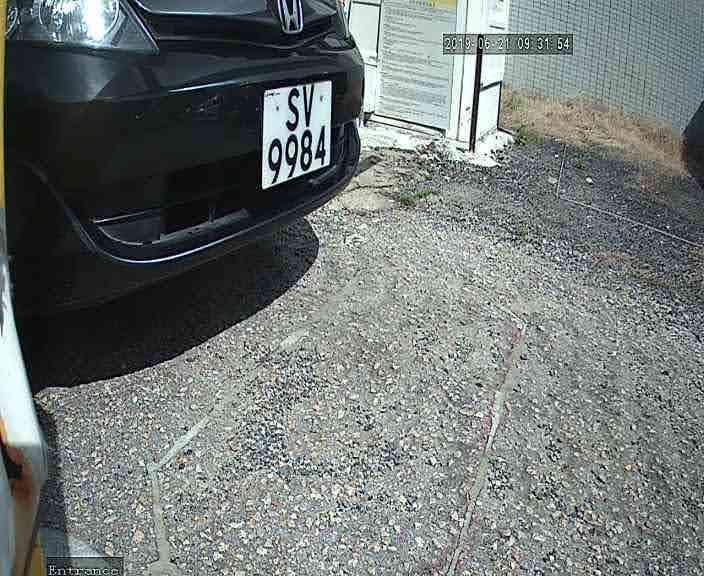
#> input picture data/11_1_i_h__20190621093202_27871908.jpg, 704 x 576 px
$ python -i AddNoise.py   (imports and definitions only)
#> lines starting #> are read from the running program, lines starting #| are printed output that depends on the picture
import numpy as np
# [1 line not run here, left out]
import os
import cv2

def add_snow(image):
	image_HLS = cv2.cvtColor(image,cv2.COLOR_RGB2HLS) ## Conversion to HLS
	image_HLS = np.array(image_HLS, dtype = np.float64)
	brightness_coefficient = 2.5
	snow_point=140 ## increase this for more snow
	image_HLS[:,:,1][image_HLS[:,:,1]<snow_point] = image_HLS[:,:,1][image_HLS[:,:,1]<snow_point]*brightness_coefficient ## scale pixel values up for channel 1(Lightness)
	image_HLS[:,:,1][image_HLS[:,:,1]>255]  = 255 ##Sets all values above 255 to 255
	image_HLS = np.array(image_HLS, dtype = np.uint8)
	image_RGB = cv2.cvtColor(image_HLS,cv2.COLOR_HLS2RGB) ## Conversion to RGB
	return image_RGB

 #  rain
 ##### ##### ##### ##### #####
def generate_random_lines(imshape,slant,drop_length):
	drops=[]
	for i in range(1500): ## If You want heavy rain, try increasing this
		# if slant<0:
		# 	x= np.random.randint(slant,imshape[1])
		# else:
		x= np.random.randint(0,imshape[1]-slant)
		y= np.random.randint(0,imshape[0]-drop_length)
		drops.append((x,y))
	return drops

def add_rain(image):
	image = image.astype(np.float32)
	imshape = image.shape
	slant_extreme=10
	slant= np.random.randint(-slant_extreme,slant_extreme)
	drop_length=20
	drop_width=1
	drop_color=(200,200,200) ## a shade of gray
	rain_drops= generate_random_lines(imshape,slant,drop_length)
	# print('rain_drops',len(rain_drops))
	for rain_drop in rain_drops:
		cv2.line(image,(rain_drop[0],rain_drop[1]),(rain_drop[0]+slant,rain_drop[1]+drop_length),drop_color,drop_width)
	image= cv2.blur(image,(6,6)) ## rainy view are blurry
	brightness_coefficient = 0.7 ## rainy days are usually shady
	image_HLS = cv2.cvtColor(image,cv2.COLOR_RGB2HLS) ## Conversion to HLS
	image_HLS[:,:,1] = image_HLS[:,:,1]*brightness_coefficient ## scale pixel values down for channel 1(Lightness)
	image_RGB = cv2.cvtColor(image_HLS,cv2.COLOR_HLS2RGB) ## Conversion to RGB
	return image_RGB

 #  ploygon shadow
 ##### ##### ##### ##### #####
def generate_shadow_coordinates(imshape, no_of_shadows=1):
	vertices_list=[]
	for index in range(no_of_shadows):
		vertex=[]
		for dimensions in range(np.random.randint(3,15)): ## Dimensionality of the shadow polygon
			vertex.append(( imshape[1]*np.random.uniform(),imshape[0]//3+imshape[0]*np.random.uniform()))
		vertices = np.array([vertex], dtype=np.int32) ## single shadow vertices
		vertices_list.append(vertices)
	return vertices_list ## List of shadow vertices

def add_shadow(image,no_of_shadows=3):
	image = image.astype(np.float32)
	image_HLS = cv2.cvtColor(image,cv2.COLOR_RGB2HLS)
	## Conversion to HLS
	mask = np.zeros_like(image)
	imshape = image.shape
	vertices_list= generate_shadow_coordinates(imshape, no_of_shadows)
	#3 getting list of shadow vertices
	for vertices in vertices_list:
		cv2.fillPoly(mask, vertices, 255) ## adding all shadow polygons on empty mask, single 255 denotes only red channel
	image_HLS[:,:,1][mask[:,:,0]==255] = image_HLS[:,:,1][mask[:,:,0]==255]*0.5 ## if red channel is hot, image's "Lightness" channel's brightness is lowered
	image_RGB = cv2.cvtColor(image_HLS,cv2.COLOR_HLS2RGB)
		## Conversion to RGB
	return image_RGB


def rectangle(image):
	for x in range(1,8):
		overlay = image.copy()
		row,col,ch = image.shape

		w, h = np.random.randint(100,500), np.random.randint(100,500)
		x, y = np.random.randint(0,row-w), np.random.randint(0,col-h),   # Rectangle parameters
		r,g,b = np.random.randint(0, 255),np.random.randint(0, 255),np.random.randint(0, 255)
		cv2.rectangle(overlay, (x, y), (x+w, y+h), (r,g,b), -1)  # A filled rectangle
		alpha = 0.2  # Transparency factor.
		# Following line overlays transparent rectangle over the image
		image = cv2.addWeighted(overlay, alpha, image, 1 - alpha, 0)
	return image

def speckle(image):
	row,col,ch = image.shape
	gauss = np.random.randn(row,col,ch)
	gauss = gauss.reshape(row,col,ch)
	noisy = image + (image * gauss)
	return noisy

 #  main
 ##### ##### ##### ##### #####

def allNoise(image):
	image = rectangle(image)
	image = speckle(image)
	image = add_shadow(image)
	image = add_rain(image)
	return image

>>> import cv2
>>> picture = cv2.cvtColor(cv2.imread('data/11_1_i_h__20190621093202_27871908.jpg'), cv2.COLOR_BGR2RGB)
>>> result = allNoise(picture)
#> the loop in rectangle, `for x in range(1,8):` made 7 passes
#> pass 1, in rectangle, `image = cv2.addWeighted(overlay, alpha, image, 1 - alpha, 0)`:
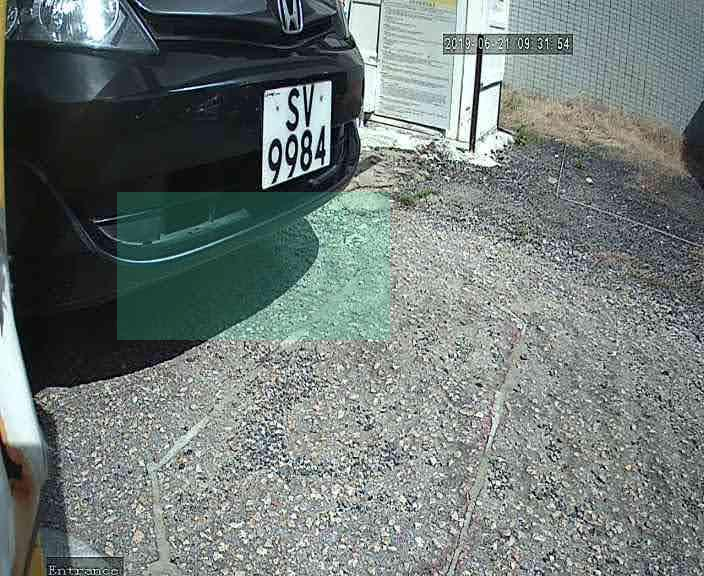
#> image: shape (576, 704, 3); mean R, G, B 112.3, 121.8, 119.4
#> after the loop in rectangle, `for x in range(1,8):`:
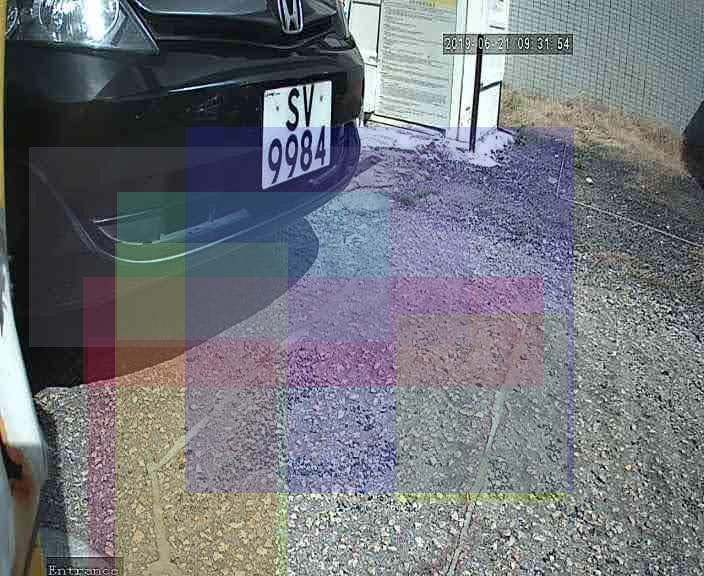
#> image: shape (576, 704, 3); mean R, G, B 113.1, 116.2, 122.8
#> after the loop in rectangle, `for x in range(1,8):`:
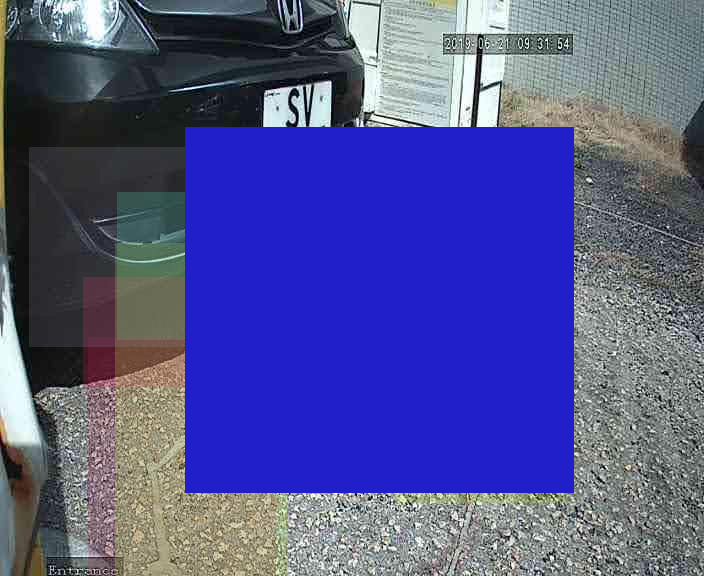
#> overlay: shape (576, 704, 3); mean R, G, B 82.2, 84.6, 142.8
#> in speckle, `noisy = image + (image * gauss)`:
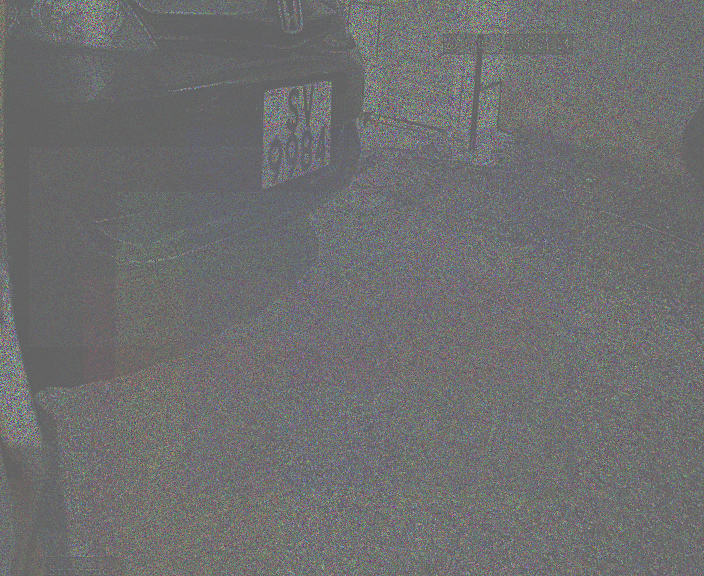
#> noisy: shape (576, 704, 3) float64; mean R, G, B 113.2, 116.4, 122.6; drawn with min black and max white
#> in add_shadow, `image = image.astype(np.float32)`:
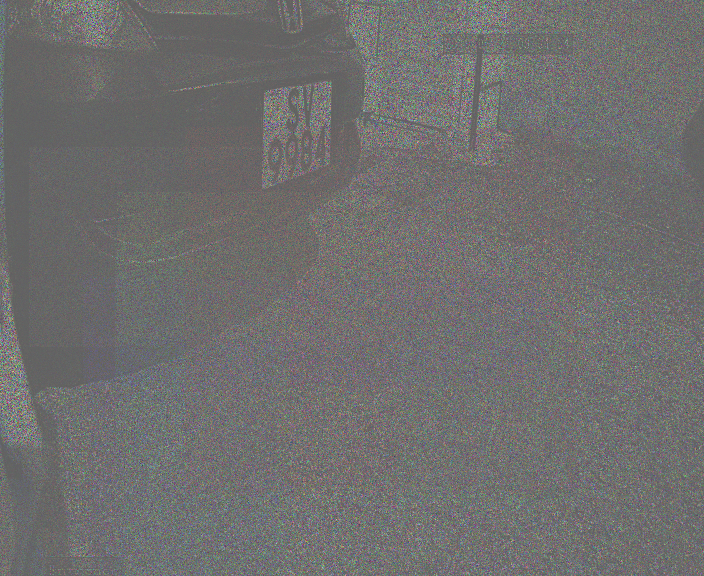
#> image: shape (576, 704, 3) float32; mean of channels 0, 1, 2 113.2, 116.4, 122.6; drawn with min black and max white
#> in add_shadow, `image_HLS = cv2.cvtColor(image,cv2.COLOR_RGB2HLS)`: image_HLS: shape (576, 704, 3) float32; mean of channels 0, 1, 2 181.6, 117.9, -1.7
#> after the loop in add_shadow, `for vertices in vertices_list:`:
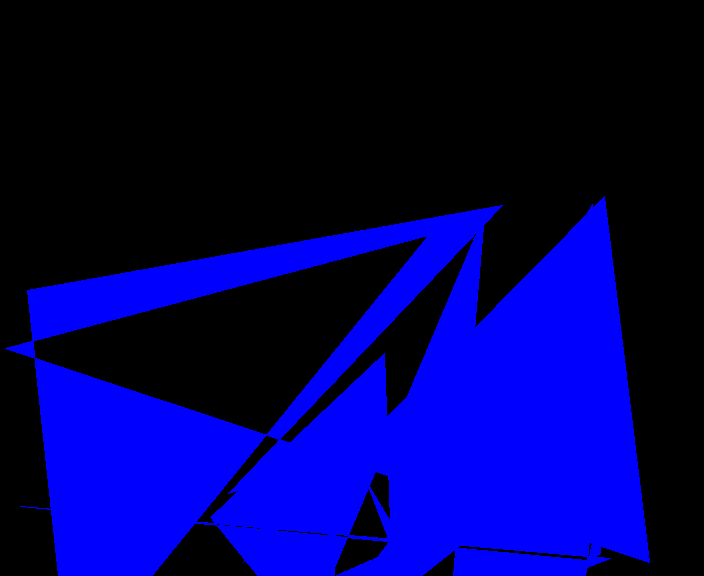
#> mask: shape (576, 704, 3) float32; mean of channels 0, 1, 2 91.1, 0, 0; drawn as B, G, R
#> in add_shadow, `image_HLS[:,:,1][mask[:,:,0]==255] = image_HLS[:,:,1][mask[:,:,0]==255..`: image_HLS: shape (576, 704, 3) float32; mean of channels 0, 1, 2 181.6, 94.1, -1.7
#> after the loop in add_rain, `for rain_drop in rain_drops:`: image: shape (576, 704, 3) float32; mean of channels 0, 1, 2 98, 100.9, 106.1
#> in add_rain, `image= cv2.blur(image,(6,6))`:
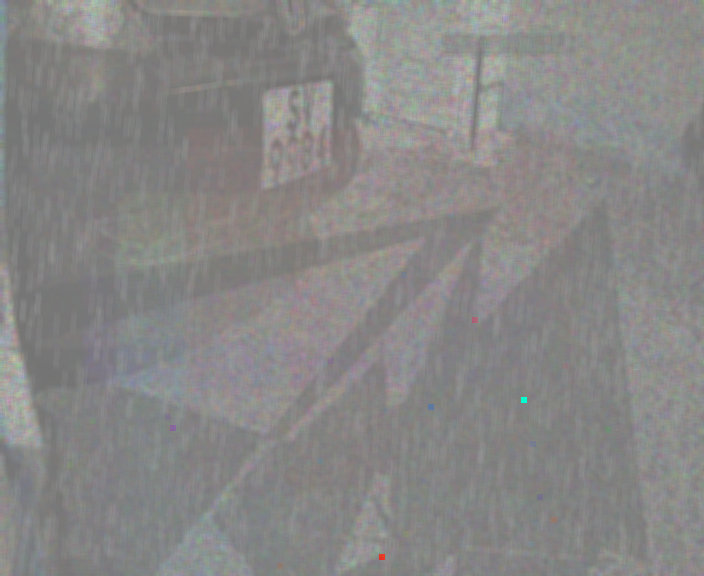
#> image: shape (576, 704, 3) float32; mean of channels 0, 1, 2 98.1, 101, 106.2; drawn with min black and max white
#> in add_rain, `image_HLS = cv2.cvtColor(image,cv2.COLOR_RGB2HLS)`: image_HLS: shape (576, 704, 3) float32; mean of channels 0, 1, 2 188, 102.1, -0.2
#> in add_rain, `image_HLS[:,:,1] = image_HLS[:,:,1]*brightness_coefficient`: image_HLS: shape (576, 704, 3) float32; mean of channels 0, 1, 2 188, 71.5, -0.2

$ run again, on data/allNoise.jpg
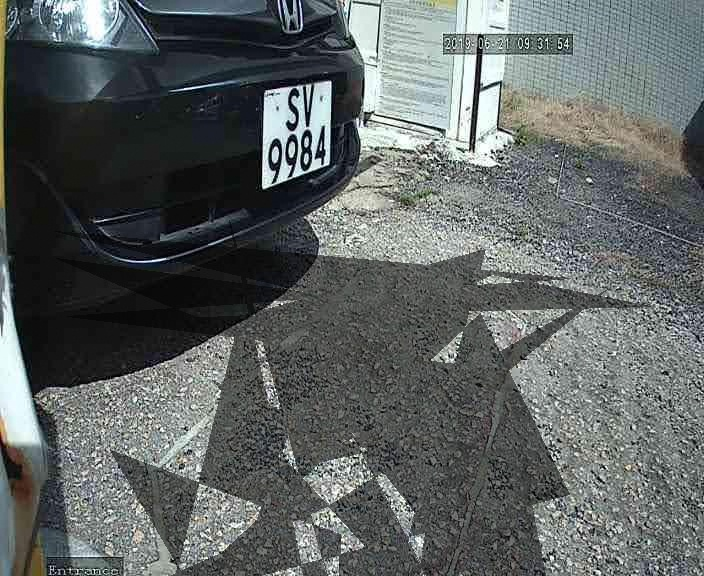
#> input picture data/allNoise.jpg, 704 x 576 px
#> after the loop in rectangle, `for x in range(1,8):`:
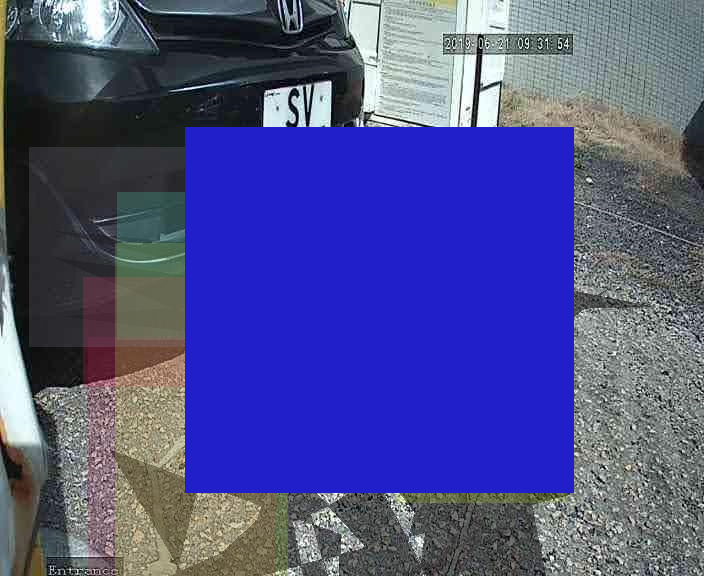
#> overlay: shape (576, 704, 3); mean R, G, B 77.7, 80, 138.3
#> in add_rain, `image_RGB = cv2.cvtColor(image_HLS,cv2.COLOR_HLS2RGB)`:
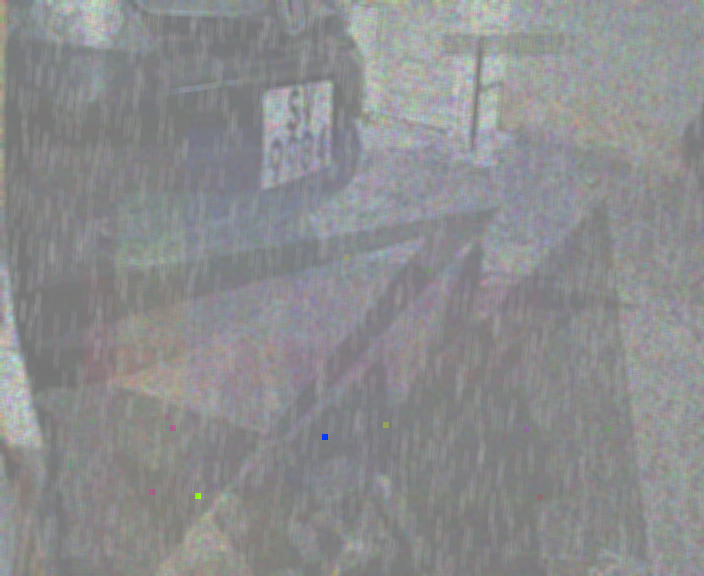
#> image_RGB: shape (576, 704, 3) float32; mean R, G, B 63.8, 65.7, 69.4; drawn with min black and max white
